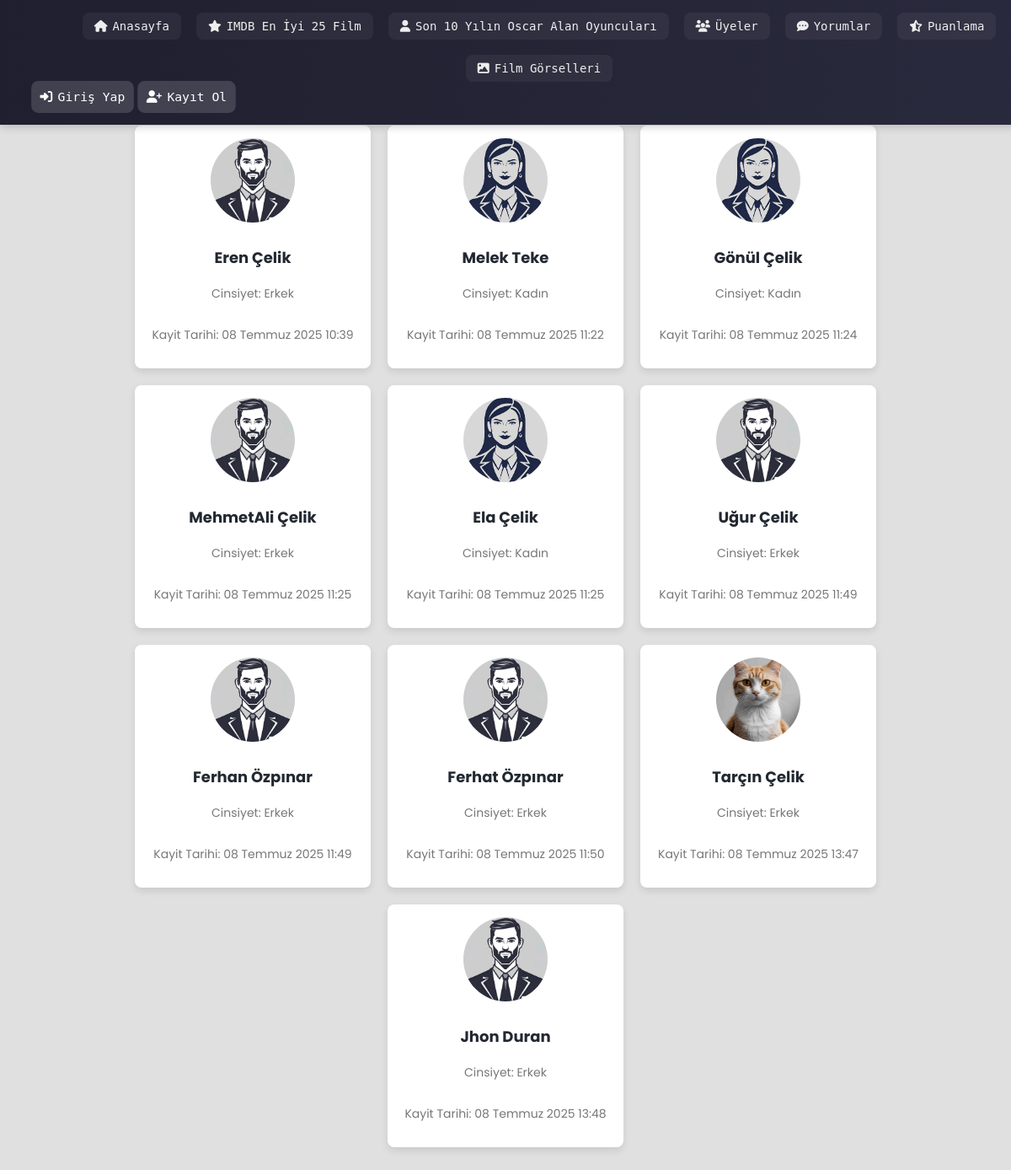
Page /uyeler/ on the committed database.
### films/models.py (models this page shows, shortened)
class Members(models.Model):
    register = models.ForeignKey('Register', on_delete=models.CASCADE)
    profile_picture = models.ImageField(upload_to="media/", null=True, blank=True)
    cinsiyet = models.CharField(max_length=10, choices=[('Erkek', 'Erkek'), ('Kadın', 'Kadın')], default='Erkek')
    kayit_tarihi = models.DateTimeField(auto_now_add=True)
    class Meta:
        verbose_name = 'Üye'
        verbose_name_plural = 'Üyeler'

class Register(models.Model):
    ad = models.CharField(max_length=100)
    soyad = models.CharField(max_length=100)
    email = models.EmailField(unique=True)
    sifre = models.CharField(max_length=100)
    class Meta:
        verbose_name = 'Register'
        verbose_name_plural = 'Registers'

### films/views.py (the view)
# urls.py: path('uyeler/',views.profil_listesi , name='uyeler'),
def profil_listesi(request):
    uyeler = Members.objects.all()
    return render(request,'films/üyeler.html',{
        'uyeler': uyeler
    })

### films/context_processors.py (called while the page is built)
def kullanici_context(request):
    kullanici = None
    if 'kullanici_id' in request.session:
        try:
            kullanici = Register.objects.get(id=request.session['kullanici_id'])
        except Register.DoesNotExist:
            pass
    return {'kullanici': kullanici}

### films/templates/films/üyeler.html (shortened to what this page needs)
{% extends 'films/base.html' %}
{% load static %}
{% block content %}
<h3 id="üyeler">Üyeler</h3>
    <div class="profil-container">
        {% for uye in uyeler %}
            <div class="profil-card">
                <img src="{{ uye.profile_picture.url }}" alt="User Profile" class="profil-img">
                <h3>{{ uye.register.ad }} {{ uye.register.soyad }}</h3>
                <p>Cinsiyet: {{ uye.cinsiyet }}</p>
                <p>Kayit Tarihi: {{ uye.kayit_tarihi }}</p>
            </div>
        {% endfor %}
    </div>
{% endblock %}

### films/templates/films/base.html (shortened to what this page needs)
{% load static %}
<!DOCTYPE html>
<html lang="tr">
<head>
    <link rel="stylesheet" href="{% static 'films/style.css' %}">
    <link rel="stylesheet" href="https://cdnjs.cloudflare.com/ajax/libs/font-awesome/6.5.0/css/all.min.css">
</head>
<body>
<nav class="liste-menu">
    <div class="nav-left">
        <a href="{% url 'home'%}"><i class="fas fa-home"></i>Anasayfa</a>
        <a href="{% url 'filmler' %}"><i class="fa-solid fa-star"></i> IMDB En İyi 25 Film</a>
        <a href="{% url 'oyuncular' %}"><i class="fa-solid fa-user"></i> Son 10 Yılın Oscar Alan Oyuncuları</a>
        <a href="{% url 'uyeler' %}"><i class="fa-solid fa-users"></i> Üyeler</a>
        <a href="{% url 'yorumlar' %}"><i class="fa-solid fa-comment-dots"></i> Yorumlar</a>
        <a href="{% url 'puanlama' %}"><i class="fa-solid fa-star-half-stroke"></i> Puanlama</a>
        <a href="{% url 'film_gorselleri' %}"><i class="fa-solid fa-image"></i> Film Görselleri</a>
    </div>
    <div class="header-right">
    {% if kullanici %}
        <span class="welcome-msg">👋 Hoşgeldiniz, {{ kullanici.ad }}!</span>
        <a href="{% url 'logout' %}" class="auth-link">Çıkış Yap</a>
    {% else %}
        <a href="{% url 'login' %}" class="auth-link">
            <i class="fa-solid fa-right-to-bracket"></i> Giriş Yap
        </a>
        <a href="{% url 'register' %}" class="auth-link">
            <i class="fa-solid fa-user-plus"></i> Kayıt Ol
        </a>
    {% endif %}
</div>
</nav>
<main class="main-content">
    {% block content %}{% endblock %}
</main>
</body>
</html>

### films/static/films/style.css (style rules this page uses)
body a { text-decoration: none; font-size: small; padding: 10px; display: block; color: black; font-family: 'Consolas', 'Menlo', 'DejaVu Sans Mono', 'Bitstream Vera Sans Mono', monospace; }
.liste-menu { display: flex; justify-content: space-between; align-items: center; padding: 15px 40px; box-shadow: 0 2px 10px rgba(0, 0, 0, 0.2); position: fixed; top: 0; left: 0; right: 0; width: 100%; z-index: 999; background: linear-gradient(to right, #1f1f2f, #2a2a3e); overflow: hidden; flex-wrap: wrap; }
.liste-menu a { font-weight: 500; padding: 10px; border-radius: 6px; color: #eee; text-decoration: none; display: flex; align-items: center; gap: 6px; transition: color 0.3s; }
.nav-left { display: flex; gap: 18px; align-items: center; justify-content: center; flex-wrap: wrap; }
.nav-left a { display: flex; align-items: center; gap: 6px; padding: 8px 14px; font-size: 14px; background-color: rgba(255, 255, 255, 0.05); border-radius: 8px; color: #eee; text-decoration: none; transition: transform 0.2s ease, background-color 0.3s ease; }
.header-right { display: flex; justify-content: start; gap: 10px; margin-right: 75px; }
.header-right a, .header-right span { color: white; text-decoration: none; font-size: 14px; border-radius: 8px; text-decoration: none; transition: transform 0.2s ease, background-color 0.3s ease; }
.header-right a { background-color: rgba(255, 255, 255, 0.15); transform: scale(1.05); }
body { font-family: 'Poppins', sans-serif; background-color: #e0e0e0 !important; color: #222831; margin: 0; padding: 0; }
.profil-container { display: flex; flex-wrap: wrap; justify-content: center; gap: 20px; padding: 20px; margin-bottom: 50px; scroll-snap-type: x mandatory; flex-direction: row; align-items: center; }
.profil-card { background-color: #fff; border-radius: 8px; width: 250px; box-shadow: 0 4px 8px rgba(0, 0, 0, 0.1); display: flex; flex-direction: column; align-items: center; padding: 15px; text-align: center; transition: transform 0.3s ease, box-shadow 0.3s ease; }
.profil-img { width: 100px; height: 100px; border-radius: 50%; object-fit: cover; margin-bottom: 10px; }
.profil-card h3 { font-size: 18px; font-weight: bold; margin-bottom: 5px; }
.profil-card p { font-size: 14px; color: #777; }
#üyeler { text-align: center; margin-top: 81px; }

### rows in the picture
Members: profile_picture (picture), register.ad "Eren", register.soyad "Çelik", cinsiyet "Erkek", kayit_tarihi "08 Temmuz 2025 10:39"
Members: profile_picture (picture), register.ad "Melek", register.soyad "Teke", cinsiyet "Kadın", kayit_tarihi "08 Temmuz 2025 11:22"
Members: profile_picture (picture), register.ad "Gönül", register.soyad "Çelik", cinsiyet "Kadın", kayit_tarihi "08 Temmuz 2025 11:24"
Members: profile_picture (picture), register.ad "MehmetAli", register.soyad "Çelik", cinsiyet "Erkek", kayit_tarihi "08 Temmuz 2025 11:25"
Members: profile_picture (picture), register.ad "Ela", register.soyad "Çelik", cinsiyet "Kadın", kayit_tarihi "08 Temmuz 2025 11:25"
Members: profile_picture (picture), register.ad "Uğur", register.soyad "Çelik", cinsiyet "Erkek", kayit_tarihi "08 Temmuz 2025 11:49"
Members: profile_picture (picture), register.ad "Ferhan", register.soyad "Özpınar", cinsiyet "Erkek", kayit_tarihi "08 Temmuz 2025 11:49"
Members: profile_picture (picture), register.ad "Ferhat", register.soyad "Özpınar", cinsiyet "Erkek", kayit_tarihi "08 Temmuz 2025 11:50"
Members: profile_picture (picture), register.ad "Tarçın", register.soyad "Çelik", cinsiyet "Erkek", kayit_tarihi "08 Temmuz 2025 13:47"
Members: profile_picture (picture), register.ad "Jhon", register.soyad "Duran", cinsiyet "Erkek", kayit_tarihi "08 Temmuz 2025 13:48"
